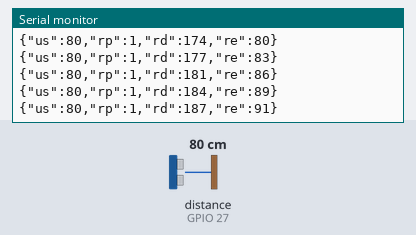
Simulated run of this sketch. Board: ESP32. Shown: the last lines printed to the serial monitor. Wiring (inferred from the names in the program): ultrasonic range finder: trigger GPIO 14; echo GPIO 27. Inputs (shaded band) come from the test bench; at power-on: distance to the obstacle (sensor on GPIO 27) 80 cm. The echo pulse lasts 58.3 µs per cm; nothing arrives over Bluetooth unless stated; a phone connects over Bluetooth LE 3 s after start.

Above: at 1.2 s.
1.3 s: distance to the obstacle (sensor on GPIO 27) set to 4 cm
At 1.38 s:
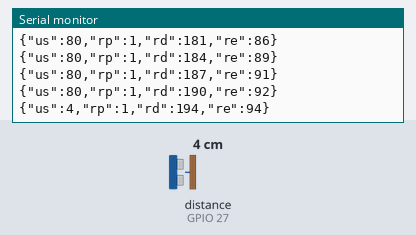
4.3 s: distance to the obstacle (sensor on GPIO 27) set to 2 cm
At 4.3 s:
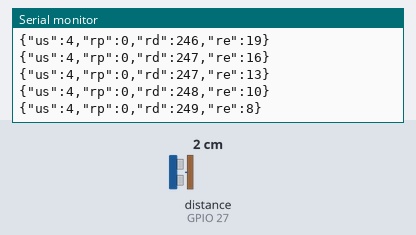
Timing chart, 0 to 7.3 s (numbered marks = the images above; inputs shaded):
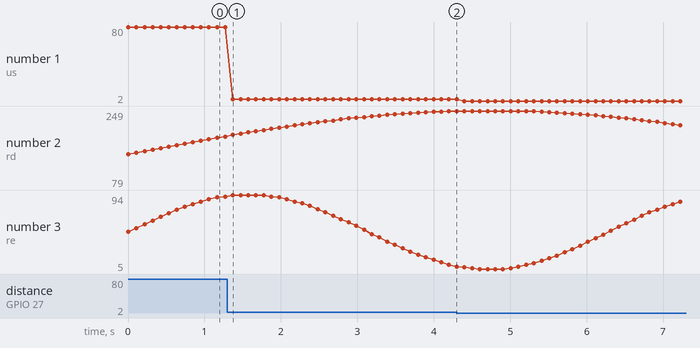

The sketch:

waist_ultrasonic.ino
```cpp
#include <BLEDevice.h>
#include <BLEServer.h>
#include <BLEUtils.h>
#include <BLE2902.h>
#define SVC_UUID "12345678-1234-5678-1234-56789abcdef0"
#define CHR_UUID "12345678-1234-5678-1234-56789abcdef2"   // waist sensor stream
const int TRIG = 14, ECHO = 27;
const bool FAKE_RADAR = true;        // flip to false when LD2410 is wired
BLECharacteristic* chr; bool connected = false;

class SrvCB : public BLEServerCallbacks {
  void onConnect(BLEServer*) override { connected = true; }
  void onDisconnect(BLEServer* s) override { connected = false; s->getAdvertising()->start(); }
};

float readCm() {
  digitalWrite(TRIG, LOW);  delayMicroseconds(2);
  digitalWrite(TRIG, HIGH); delayMicroseconds(10);
  digitalWrite(TRIG, LOW);
  long us = pulseIn(ECHO, HIGH, 30000);
  return us == 0 ? -1 : us / 58.0;
}

void readRadar(int& present, int& dist, int& energy) {
  if (FAKE_RADAR) {                  // moving numbers so the UI has something to draw
    float t = millis() / 1000.0;
    energy  = 50 + 45 * sin(t);
    present = energy > 40;
    dist    = 150 + 100 * sin(t / 3);
    return;
  }
  // TODO: parse LD2410 on Serial2 here
}

void setup() {
  Serial.begin(115200);
  pinMode(TRIG, OUTPUT); pinMode(ECHO, INPUT); digitalWrite(TRIG, LOW);
  if (!FAKE_RADAR) Serial2.begin(256000, SERIAL_8N1, 16, 17);
  BLEDevice::init("Waist");
  BLEDevice::setMTU(185);
  BLEServer* srv = BLEDevice::createServer(); srv->setCallbacks(new SrvCB());
  BLEService* svc = srv->createService(SVC_UUID);
  chr = svc->createCharacteristic(CHR_UUID, BLECharacteristic::PROPERTY_NOTIFY);
  chr->addDescriptor(new BLE2902());
  svc->start();
  srv->getAdvertising()->addServiceUUID(SVC_UUID);
  srv->getAdvertising()->start();
  Serial.println("Waist advertising");
}

void loop() {
  int p, d, e; readRadar(p, d, e);
  float cm = readCm();
  char buf[80];
  snprintf(buf, sizeof buf, "{\"us\":%.0f,\"rp\":%d,\"rd\":%d,\"re\":%d}", cm, p, d, e);
  if (connected) { chr->setValue(buf); chr->notify(); }
  Serial.println(buf);
  delay(100);                        // 10 Hz
}
```

Measured:
- after the input at 1.3 s, the serial monitor: prints a new line after 0.07 s (image 1)
- plotted number 1: 80 → 4 after the input at 1.3 s
- plotted number 2: 190 → 249 after the input at 1.3 s
- plotted number 3: 92 → 8 after the input at 1.3 s
